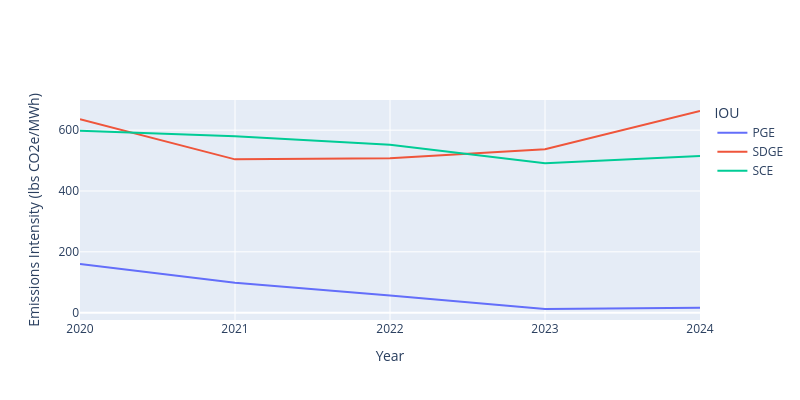

Write notebook code for a chart like this one.
### Markdown cell above
## Environmental Impact

How much of pg&e electricity comes from CO2 sources?
According to PG&E, their base plan emits 16 lbs/MWh of CO2e, which is 16*0.45359237 = 7.26 kg/MWh.
[Power Contents Label Data.](https://www.energy.ca.gov/programs-and-topics/programs/power-source-disclosure-program/power-content-label/annual-power-4)


This is really low compared to the CA utility average, which is 359 lbs CO2e/MWh
which would cause 6.8 metric tonnes of CO2e emissions per year.

### Code cell
# Data collected from the power contents label data above
# PG&E Greenhouse Gas Emissions Intensity (lbs CO2e/MWh)
data = {'Year': [2024, 2023, 2022, 2021, 2020],
        'PGE': [16, 12, 56, 98, 160],
        'SDGE': [663, 537, 508, 504, 636],
        'SCE': [515, 491, 552, 580, 598]}
df_co2 = pd.DataFrame(data)
df_co2

# fig = px.line(df_co2, x='Year', y=['PGE', 'SDGE', 'SCE'])

fig = go.Figure()
fig.add_trace(
    go.Scatter(
        x=df_co2['Year'],
        y=df_co2['PGE'],
        name='PGE',
        mode='lines',
    ),
)
fig.add_trace(
    go.Scatter(
        x=df_co2['Year'],
        y=df_co2['SDGE'],
        name='SDGE',
        mode='lines',
    ),
)
fig.add_trace(
    go.Scatter(
        x=df_co2['Year'],
        y=df_co2['SCE'],
        name='SCE',
        mode='lines',
    ),
)
fig.update_layout(
    yaxis_title='Emissions Intensity (lbs CO2e/MWh)',
    xaxis_title='Year',
    width=800,
    height=400,
    font=dict(size=12),
    xaxis=dict(tickvals=df_co2['Year']),
    legend={'title': 'IOU'},
)
fig.show()

# Write figure
fig.write_image(os.path.join(data_dir, "emissions.png"), scale=5)
fig.write_html(os.path.join(data_dir, "emissioins.html"))

### Figure 1 — Plotly figure (JSON) as saved in the notebook; plotly's stock layout.template omitted (floating-point values rounded to 4 significant figures)
{"data": [{"mode": "lines", "name": "PGE", "type": "scatter", "x": [2024, 2023, 2022, 2021, 2020], "y": [16, 12, 56, 98, 160]}, {"mode": "lines", "name": "SDGE", "type": "scatter", "x": [2024, 2023, 2022, 2021, 2020], "y": [663, 537, 508, 504, 636]}, {"mode": "lines", "name": "SCE", "type": "scatter", "x": [2024, 2023, 2022, 2021, 2020], "y": [515, 491, 552, 580, 598]}], "layout": {"font": {"size": 12}, "height": 400, "legend": {"title": {"text": "IOU"}}, "width": 800, "xaxis": {"tickvals": [2024, 2023, 2022, 2021, 2020], "title": {"text": "Year"}}, "yaxis": {"title": {"text": "Emissions Intensity (lbs CO2e/MWh)"}}}}
